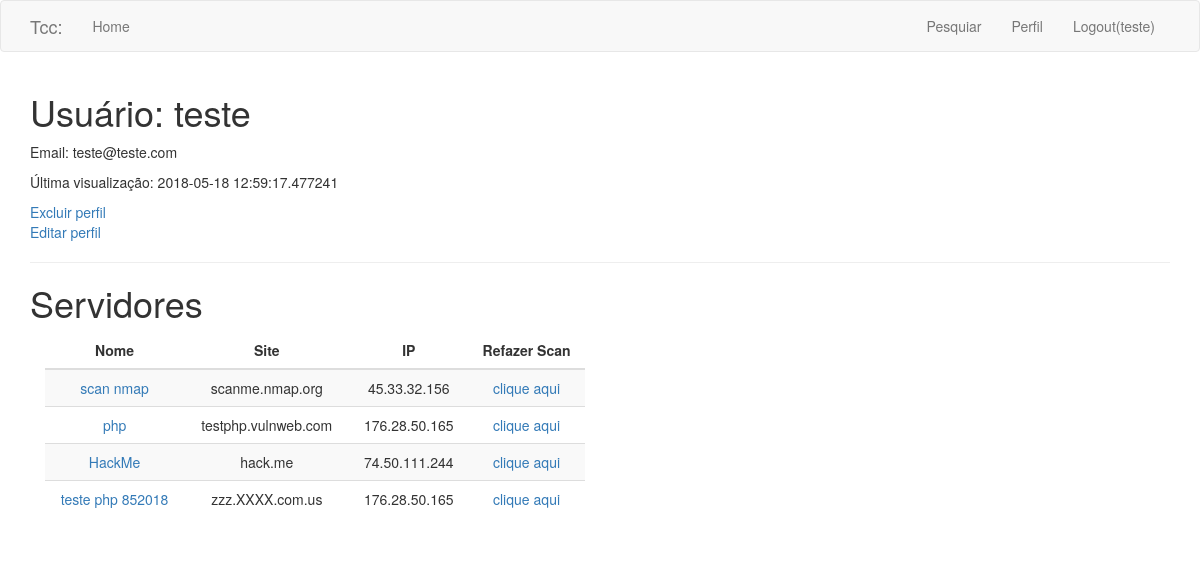
The page /usuario/teste (signed in) on the database as committed earlier.
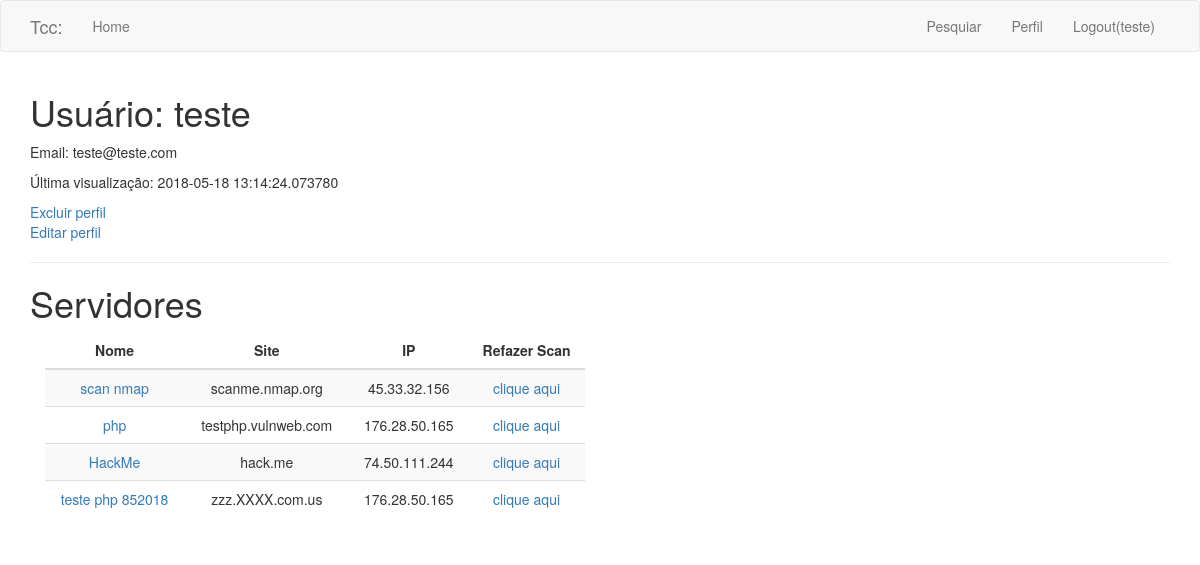
The same page on the database as committed later.
### app/models.py (models this page shows, shortened)
class Usuario(UserMixin, db.Model):
    id = db.Column(db.Integer, primary_key=True)
    nome = db.Column(db.String(64), index=True, unique=True)
    email = db.Column(db.String(120), index=True, unique=True)
    password_hash = db.Column(db.String(128))
    last_seen = db.Column(db.DateTime, default=datetime.utcnow)
    resultados = db.relationship('Dados', backref='autor_usuario', lazy='dynamic')
    rel_servidor = db.relationship('Servidor', backref='rel_usuario', lazy='dynamic')

### app/routes.py (the view)
@app.route('/usuario/<username>')
@login_required
def user(username):
    user = Usuario.query.filter_by(nome=username).first_or_404()
    dados = Dados.query.filter_by(usuario_id=current_user.id)
    servidores = Servidor.query.filter_by(usuario_id=current_user.id)
    return render_template('user.html', title='Perfil de usuário', user=user, dados=dados, servidores=servidores)

### app/models.py (called while the page is built)
@login.user_loader
def load_user(id):
    return Usuario.query.get(int(id))

### app/routes.py (called while the page is built)
@app.before_request
def before_request():
    if current_user.is_authenticated:
        current_user.last_seen = datetime.utcnow()
        db.session.commit()

### app/templates/user.html
{% extends "base.html" %}
{% block app_content %}
    <h1>Usuário: {{ user.nome }}</h1>
    <p>Email: {{ user.email }}</p>
    {% if user.last_seen %}
        <p>Última visualização: {{ user.last_seen }}</p>
    {% endif %}
    <a href="{{ url_for('deletar') }}">Excluir perfil</a>
    {% if user == current_user %}
        <p><a href="{{ url_for('edit_profile') }}">Editar perfil</a></p>
    {% endif %}
    <hr>
        <h1>Servidores</h1>
        <div class="table-responsive col-md-6">
        	<table class="table table-striped border-spacing padding">
        	<thead>
        		<tr>
                    <th class="text-center">Nome</th>
                    <th class="text-center">Site</th>
                    <th class="text-center">IP</th>
                    <th class="text-center">Refazer Scan</th>
                </tr>
            </thead>
        {% for servidor in servidores %}
        <tr class="text-center">
            <td><a href="{{ url_for('dados', nome=servidor.nome) }}">{{ servidor.nome }}</a></td>
            <td>{{ servidor.url }}</td>
            <td>{{ servidor.ip }}</td>
            <td><a href="{{ url_for('refazer', ip=servidor.ip , nome=servidor.nome, url=servidor.url, user=current_user.id) }}">clique aqui</a></td>
        </tr>
        {% endfor %}
    </table>
    </div>
{% endblock %}

### app/templates/base.html (shortened to what this page needs)
{% extends 'bootstrap/base.html' %}
{% block navbar %}
<nav class="navbar navbar-default">
    <div class="container">
        <div class="navbar-header">
        <a class="navbar-brand" href="{{ url_for('index') }}">Tcc:</a>
    </div>
    <div class="collapse navbar-collapse" id="bs-example-navbar-collapse-1">
        <ul class="nav navbar-nav">
            <li><a href="{{ url_for('index') }}">Home</a></li>
        </ul>
        <ul class="nav navbar-nav navbar-right">
        {% if current_user.is_anonymous %}
            <li><a href="{{ url_for('login') }}">Login</a></li>
        {% else %}
            <li><a href="{{ url_for('servidor') }}">Pesquiar</a></li>
            <li><a href="{{ url_for('user', username=current_user.nome) }}">Perfil</a></li>
            <li><a href="{{ url_for('logout') }}">Logout({{ current_user.nome }})</a></li>
        {% endif %}
        </ul>
        </div>
    </div>
</nav>
{% endblock %}
{% block content %}
    <div class="container">
        {% block app_content %}{% endblock %}
    </div>
{% endblock %}

Rows that differ between the two databases and show on the page:
changed Usuario "teste": last_seen "2018-05-18 12:59:17.477241" → "2018-05-18 13:14:24.073780"
